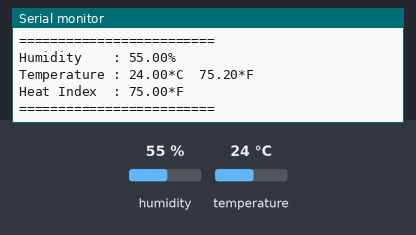
The sketch below on a simulated ESP32. On the bench: the last lines printed to the serial monitor. The test bench sets the inputs (shaded band); at power-on: humidity 55 %, temperature 24 °C.

Above: at 2.8 s.
2.9 s: humidity set to 22 %
At 5.2 s:
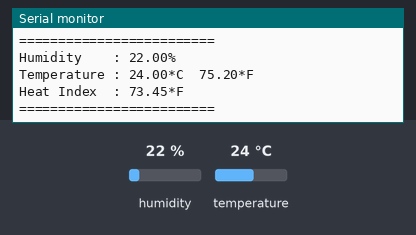
5.6 s: temperature set to 12 °C
At 6.5 s:
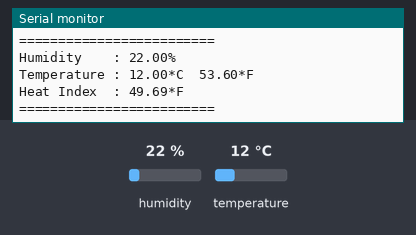
8.3 s: humidity set to 40 %
At 11.5 s:
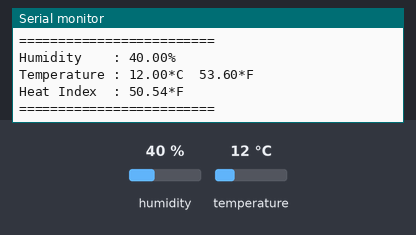
Timing chart, 0 to 13.0 s (numbered marks = the images above; inputs shaded):
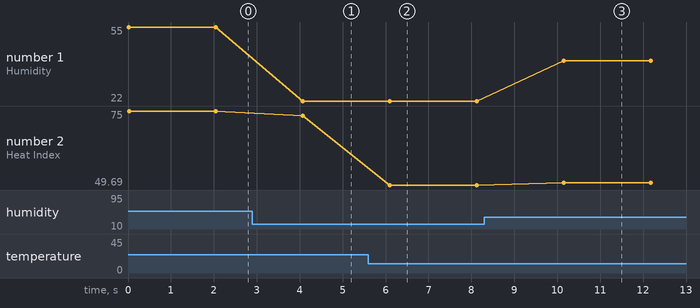

The sketch:

ESP32_DHT11.ino
```cpp
#include <DHT.h>

#define DHTPIN 26
#define DHTTYPE DHT11

DHT dht (DHTPIN, DHTTYPE);

void setup()
{
  Serial.begin (115200);

  dht.begin();
}

void loop()
{
  float h = dht.readHumidity();
  float t = dht.readTemperature();
  float f = dht.readTemperature(true);
  float hi = dht.computeHeatIndex(f, h);

  Serial.print("Humidity    : ");
  Serial.print(h);
  Serial.println("%");
  Serial.print("Temperature : ");
  Serial.print(t);
  Serial.print("*C\t");
  Serial.print(f);
  Serial.println("*F");
  Serial.print("Heat Index  : ");
  Serial.print(hi);
  Serial.println("*F");
  Serial.println("=========================");

  delay (2000);
}
```

Measured:
- after the input at 2.9 s, the serial monitor: prints a new line after 1.2 s (image 1)
- after the input at 5.6 s, the serial monitor: prints a new line after 0.50 s (image 2)
- after the input at 8.3 s, the serial monitor: prints a new line after 1.9 s (image 3)
- plotted number 1: 55 → 22 after the input at 2.9 s, 22 → 40 after the input at 8.3 s
- plotted number 2: 75 → 73.45 after the input at 2.9 s, 73.45 → 49.69 after the input at 5.6 s, 49.69 → 50.54 after the input at 8.3 s
